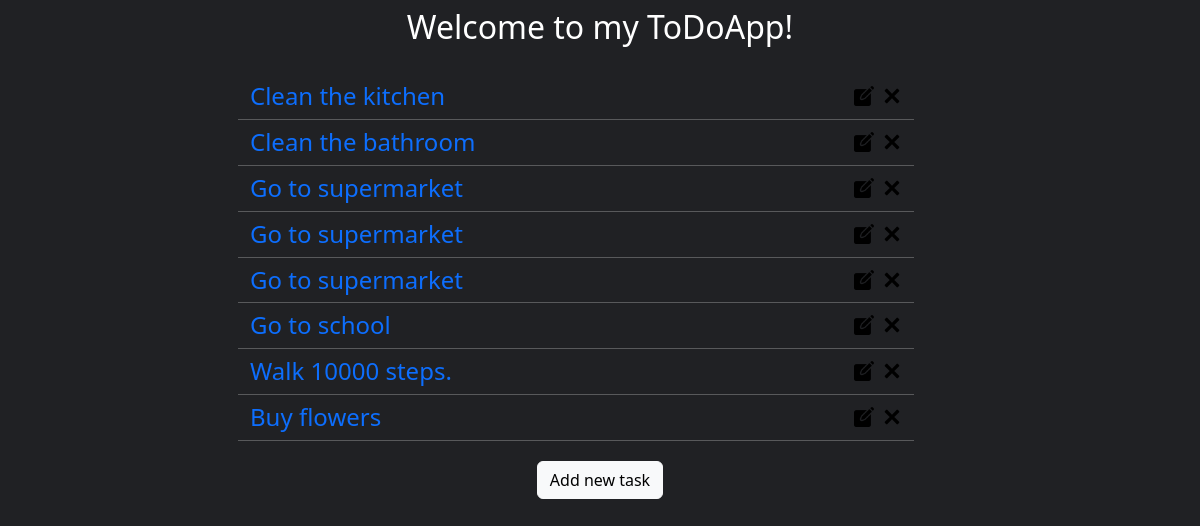
Before: /tasks with the older database file.
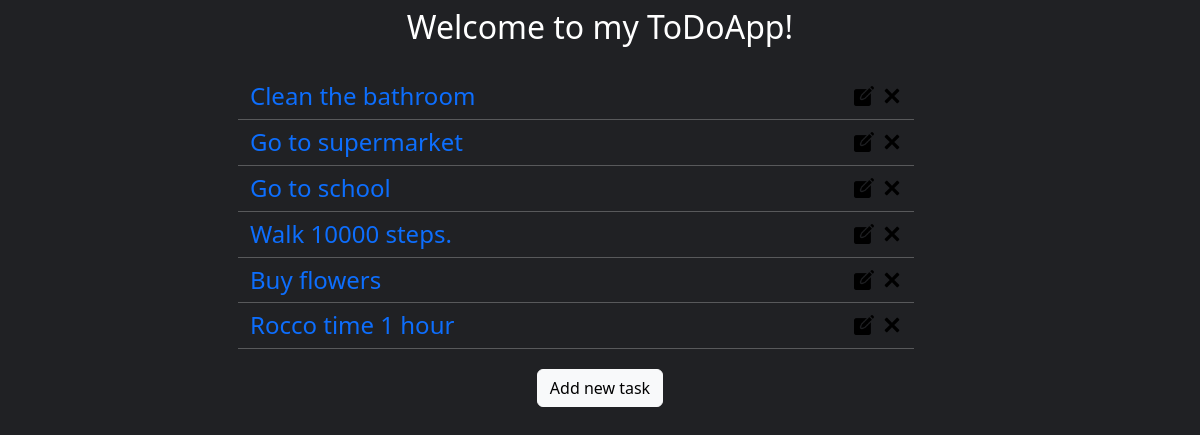
After: the same page with the newer database file.
### toDoIt/models.py (models this page shows, shortened)
class Task(models.Model):
    title = models.CharField(max_length=100)
    description = models.TextField(max_length=500)
    active = models.BooleanField(default=True)
    class Meta:
        verbose_name = ("Task")
        verbose_name_plural = ("Tasks")

### toDoIt/views.py (the view)
# urls.py: path('tasks', views.index, name='tasks'),
def index(request):
    tasks = Task.objects.all()
    return render(request, "toDoIt/index.html", {'tasks':tasks})

### toDoIt/templates/toDoIt/index.html
{% extends 'base.html' %}
{% load static %}
{% block css %}
<link rel="stylesheet" href="{% static 'toDoIt/index.css' %}">
{% endblock css %}
{% block content %}
<div class="row mt-2">
    <div class="d-flex justify-content-center">
        <h2>Welcome to my ToDoApp!</h2>
    </div>
    <div class="row mt-4">
        <div class="d-flex justify-content-center">
            <div class="row row-width m-0">
                {% for task in tasks %}
                <div class="row">
                    <div class="col">
                            <a href="{% url 'task-detail' task.pk %}"><h4 class="py-1 m-0">{{task.title}}</h4></a>
                    </div>
                    <div class="col">
                        <div class="d-flex justify-content-end">
                            <a href="{% url 'task-update' task.pk %}"><img src="static/edit.png" alt="Edit icon" class="mt-2 me-2 icon"></a>
                            <a href="{% url 'task-delete' task.pk %}"><img src="static/close.svg" alt="Close icon" class="mt-2 icon"></a>
                        </div>
                    </div>
                    <hr class="my-1">
                </div>
                {% endfor %}
            </div>
        </div>
    </div>
</div>
<div class="d-flex justify-content-center mt-3">
    <a class="btn btn-light" href="{% url 'task-create' %}">Add new task</a>
</div>
{% endblock content %}

Changed rows visible on the page:
removed Task: title "Clean the kitchen"
removed Task: title "Go to supermarket"
removed Task: title "Go to supermarket"
added Task: title "Rocco time 1 hour"
